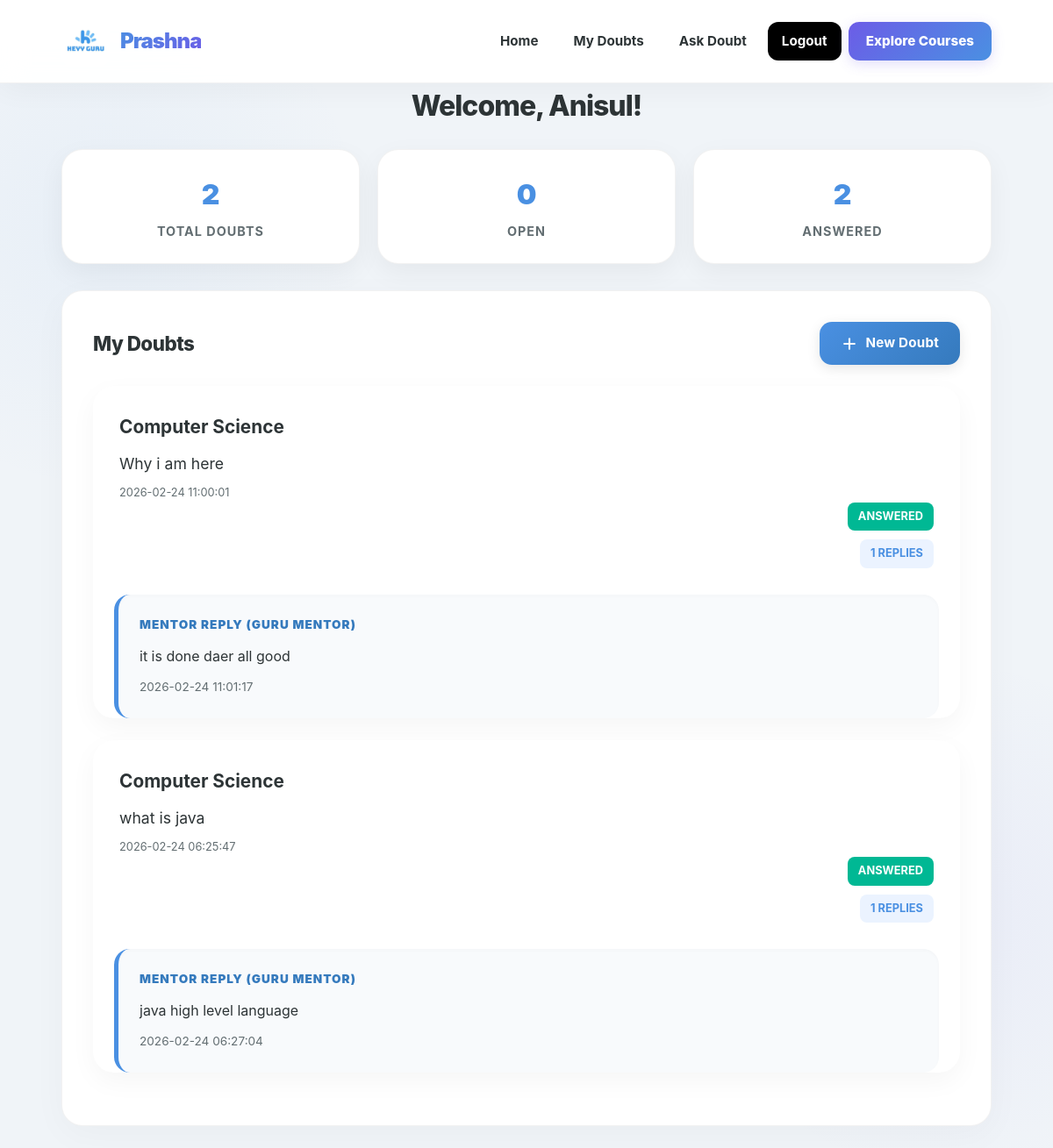
The page /student/dashboard.php (signed in) on the database its author committed.
### tables this page shows
CREATE TABLE users (
        id INTEGER PRIMARY KEY AUTOINCREMENT,
        role TEXT NOT NULL DEFAULT 'student' CHECK(role IN ('student','mentor')),
        name TEXT NOT NULL,
        phone TEXT NOT NULL,
        email TEXT DEFAULT NULL,
        password_hash TEXT NOT NULL,
        created_at DATETIME NOT NULL DEFAULT (datetime('now'))
    );

CREATE TABLE doubts (
        id INTEGER PRIMARY KEY AUTOINCREMENT,
        student_id INTEGER NOT NULL,
        subject TEXT NOT NULL,
        question_text TEXT NOT NULL,
        status TEXT NOT NULL DEFAULT 'open' CHECK(status IN ('open','answered')),
        created_at DATETIME NOT NULL DEFAULT (datetime('now')),
        answered_at DATETIME DEFAULT NULL,
        FOREIGN KEY (student_id) REFERENCES users(id) ON DELETE CASCADE
    );

CREATE TABLE replies (
        id INTEGER PRIMARY KEY AUTOINCREMENT,
        doubt_id INTEGER NOT NULL,
        mentor_id INTEGER NOT NULL,
        answer_text TEXT NOT NULL,
        created_at DATETIME NOT NULL DEFAULT (datetime('now')),
        FOREIGN KEY (doubt_id) REFERENCES doubts(id) ON DELETE CASCADE,
        FOREIGN KEY (mentor_id) REFERENCES users(id) ON DELETE CASCADE
    );

### helpers.php (called while the page is built, shortened)
<?php
function is_logged_in(): bool {
    return !empty($_SESSION['user_id']);
}
function current_user(): ?array {
    static $user = null;
    if ($user !== null) return $user;
    $pdo = getDB();
    $stmt = $pdo->prepare("SELECT * FROM users WHERE id = ?");
    $stmt->execute([$_SESSION['user_id']]);
    $user = $stmt->fetch();
    return $user;
}
function require_student(): void {
    $u = current_user();
}
function h(?string $s): string {
    return htmlspecialchars($s ?? '', ENT_QUOTES, 'UTF-8');
}

### student/dashboard.php (the view, shortened to what this page needs)
<?php
require_once __DIR__ . '/../helpers.php';
require_student();
$user = current_user();
$pdo = getDB();
$stmt = $pdo->prepare("SELECT d.*, (SELECT COUNT(*) FROM replies r WHERE r.doubt_id = d.id) as reply_count FROM doubts d WHERE d.student_id = ? ORDER BY d.created_at DESC");
$stmt->execute([$user['id']]);
$doubts = $stmt->fetchAll();
$open = 0; $answered = 0;
foreach ($doubts as $d) {
    if ($d['status'] === 'open') $open++;
    else $answered++;
}
?>
<!DOCTYPE html>
<html lang="en">
<head>
    <link rel="stylesheet" href="/css/style.css">
</head>
<body>
    <nav class="navbar">
        <div class="container">
            <a href="/" class="brand">
                <img src="/css/logo.jpg" alt="HeyyGuru Logo" class="logo">
                <span><?= h(APP_NAME) ?></span>
            </a>
            <div class="nav-links" id="navLinks">
                <a href="/">Home</a>
                <a href="/student/dashboard.php">My Doubts</a>
                <a href="/student/new_doubt.php">Ask Doubt</a>
                <a href="/logout.php" class="btn-heyyguru">Logout</a>
                <a href="https://heyyguru.in/courses" class="btn-explore">Explore Courses</a>
            </div>
        </div>
    </nav>
    <div class="container">
        <h1 class="page-title">Welcome, <?= h($user['name']) ?>!</h1>
        <div class="stats">
            <div class="stat-card">
                <div class="number"><?= count($doubts) ?></div>
                <div class="label">Total Doubts</div>
            </div>
            <div class="stat-card">
                <div class="number"><?= $open ?></div>
                <div class="label">Open</div>
            </div>
            <div class="stat-card">
                <div class="number"><?= $answered ?></div>
                <div class="label">Answered</div>
            </div>
        </div>
        <div class="card">
            <div class="card-header-flex" style="display:flex;justify-content:space-between;align-items:center;margin-bottom:24px;">
                <h2 style="font-size:1.4rem; font-weight:850; color:var(--text); letter-spacing:-0.5px;">My Doubts</h2>
                <a href="/student/new_doubt.php" class="btn btn-primary" style="padding:12px 24px; border-radius:14px; font-size:0.95rem; display: flex; align-items: center; justify-content: center; gap: 8px;">
                    <svg xmlns="http://www.w3.org/2000/svg" width="20" height="20" viewBox="0 0 24 24" fill="none" stroke="currentColor" stroke-width="2.5" stroke-linecap="round" stroke-linejoin="round"><line x1="12" y1="5" x2="12" y2="19"></line><line x1="5" y1="12" x2="19" y2="12"></line></svg>
                    New Doubt
                </a>
            </div>
            <?php if (empty($doubts)): ?>
                <div class="empty-state">
                    <p>You haven't asked any doubts yet.</p>
                    <a href="/student/new_doubt.php" class="btn btn-primary" style="margin-top:12px;">Ask Your First Doubt</a>
                </div>
            <?php else: ?>
                <div class="doubt-list">
                    <?php foreach ($doubts as $d): ?>
                        <div class="doubt-item-container">
                            <div class="doubt-item">
                                <div class="doubt-info">
                                    <h3><?= h($d['subject']) ?></h3>
                                    <p style="font-size:1.1rem; line-height:1.6; color:var(--text);"><?= h($d['question_text']) ?></p>
                                    <p style="margin-top:8px;font-size:0.8rem;color:var(--text-light);"><?= h($d['created_at']) ?></p>
                                </div>
                                <div class="doubt-meta">
                                    <span class="badge badge-<?= $d['status'] ?>"><?= h($d['status']) ?></span>
                                    <span class="badge badge-secondary"><?= $d['reply_count'] ?> replies</span>
                                </div>
                            </div>
                            <?php if ($d['status'] === 'answered'):
                                $rs = $pdo->prepare("SELECT r.*, u.name as mentor_name FROM replies r JOIN users u ON r.mentor_id = u.id WHERE r.doubt_id = ? ORDER BY r.created_at DESC LIMIT 1");
                                $rs->execute([$d['id']]);
                                $reply = $rs->fetch();
                                if ($reply): ?>
                                    <div class="reply-box">
                                        <div class="reply-label">Mentor Reply (<?= h($reply['mentor_name']) ?>)</div>
                                        <p style="white-space:pre-wrap; line-height:1.6;"><?= h($reply['answer_text']) ?></p>
                                        <p style="font-size:0.85rem;color:var(--text-light);margin-top:12px;"><?= h($reply['created_at']) ?></p>
                                    </div>
                            <?php endif; endif; ?>
                        </div>
                    <?php endforeach; ?>
                </div>
            <?php endif; ?>
        </div>
    </div>
</body>
</html>

### rows shown on the page
users: name "Anisul"
doubts: subject "Computer Science", question_text "Why i am here", created_at "2026-02-24 11:00:01", status "ANSWERED", reply_count "1", users.name "GURU MENTOR", replies.answer_text "it is done daer all good", replies.created_at "2026-02-24 11:01:17"
doubts: subject "Computer Science", question_text "what is java", created_at "2026-02-24 06:25:47", status "ANSWERED", reply_count "1", users.name "GURU MENTOR", replies.answer_text "java high level language", replies.created_at "2026-02-24 06:27:04"

### other values the page prints
APP_NAME "Prashna"
count($doubts) "2"
$open "0"
$answered "2"
